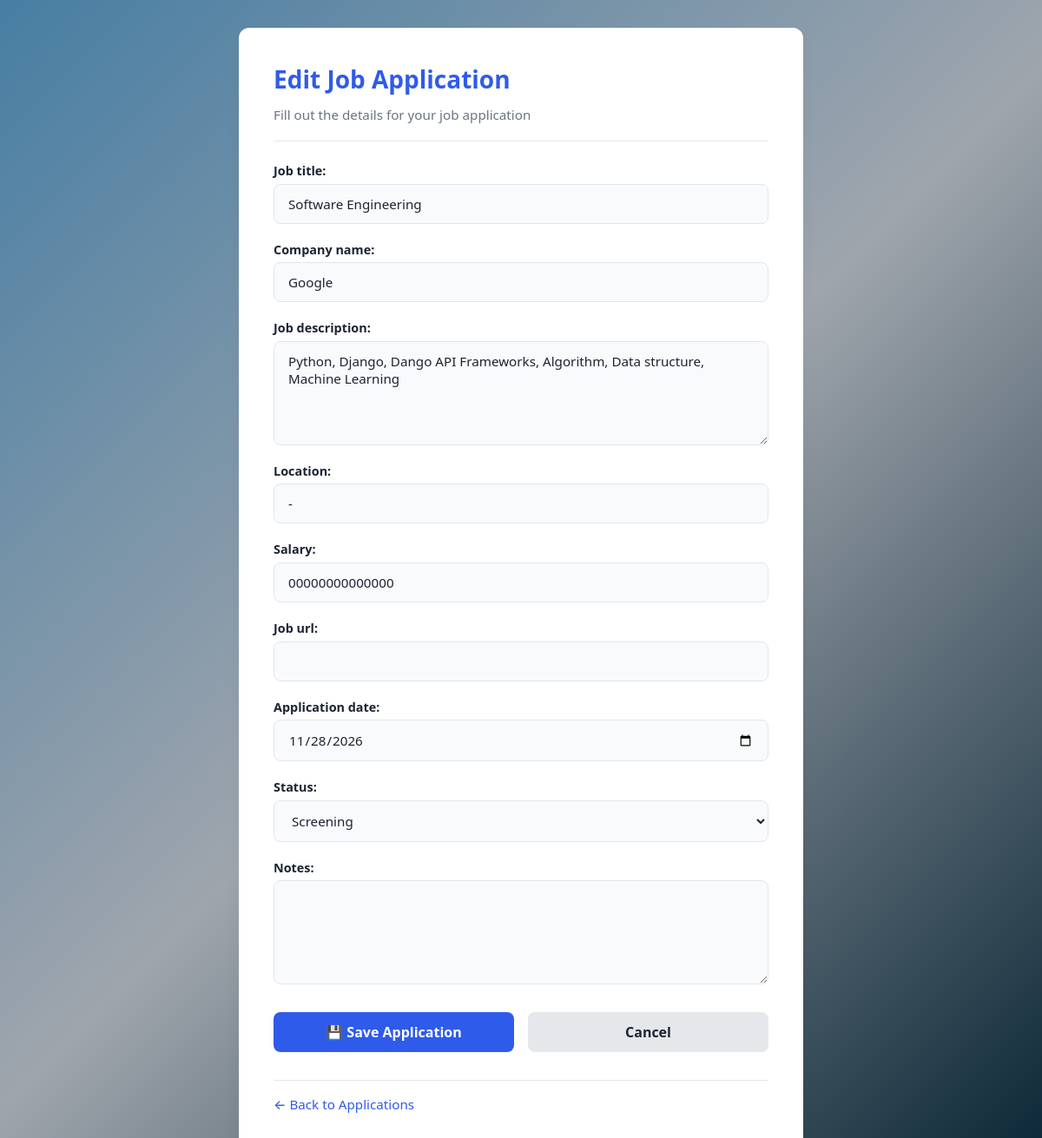
The page /applications/20/edit/ (signed in) on the database its author committed.
### jobs/models.py (models this page shows, shortened)
class JobApplication(models.Model):
    STATUS_CHOICES = [
        ('wishlist', 'Wishlist'),
        ('applied', 'Applied'),
        ('screening', 'Screening'),
        ('interview', 'Interview'),
        ('selected', 'Selected'),
        ('rejected', 'Rejected'),
    ]
    user = models.ForeignKey(
        User,
        on_delete=models.CASCADE,
        related_name='job_applications'
    )
    job_title = models.CharField(max_length=200)
    company_name = models.CharField(max_length=200)
    job_description = models.TextField(blank=True)
    location = models.CharField(max_length=200, blank=True)
    salary = models.CharField(max_length=100, blank=True)
    job_url = models.URLField(blank=True)
    application_date = models.DateField()
    status = models.CharField(
        max_length=20,
        choices=STATUS_CHOICES,
        default='wishlist'
    )
    notes = models.TextField(blank=True)
    created_at = models.DateTimeField(auto_now_add=True)
    updated_at = models.DateTimeField(auto_now=True)

### jobs/views.py (the view)
# urls.py: path('applications/<int:pk>/edit/', views.application_update, name='application_update'),
@login_required
def application_update(request, pk):
    application = get_object_or_404(
        JobApplication,
        pk=pk,
        user=request.user
    )
    if request.method == 'POST':
        form = JobApplicationForm(
            request.POST,
            instance=application
        )
        if form.is_valid():
            form.save()
            return redirect(
                'application_detail',
                pk=application.pk
            )
    else:
        form = JobApplicationForm(instance=application)
    return render(
        request,
        'jobs/application_form.html',
        {'form': form, 'page_title': 'Edit Job Application'}
    )

### jobs/forms.py
class JobApplicationForm(forms.ModelForm):
    class Meta:
        model = JobApplication
        fields = [
            'job_title',
            'company_name',
            'job_description',
            'location',
            'salary',
            'job_url',
            'application_date',
            'status',
            'notes',
        ]
        widgets = {
            'job_description': forms.Textarea(attrs={'rows': 4}),
            'notes': forms.Textarea(attrs={'rows': 3}),
            'application_date': forms.DateInput(
                attrs={'type': 'date'}
            ),
        }

### jobs/templates/jobs/application_form.html (shortened to what this page needs)
<!DOCTYPE html>
<html lang="en">
<head>
    {% load static %}
    <link rel="stylesheet" href="{% static 'jobs/style.css' %}">
</head>
<body class="bg-container">
    <div class="card-container form-card">
        <header class="page-header">
            <h1 class="main-title">{{ page_title }}</h1>
            <p class="subtitle">Fill out the details for your job application</p>
        </header>
        <form method="post" class="job-form">
            <div class="form-fields-wrapper">
                {{ form.as_p }}
            </div>
            <div class="form-actions">
                <button type="submit" class="btn btn-primary">
                    💾 Save Application
                </button>
                <a href="{% url 'application_list' %}" class="btn btn-secondary">
                    Cancel
                </a>
            </div>
        </form>
        <footer class="card-footer">
            <a href="{% url 'application_list' %}" class="btn-back">
                ← Back to Applications
            </a>
        </footer>
    </div>
</body>
</html>

### static/jobs/style.css (style rules this page uses)
* { margin: 0; padding: 0; box-sizing: border-box; font-family: 'Segoe UI', Roboto, -apple-system, BlinkMacSystemFont, sans-serif; }
:root { --primary-color: #2f5bea; --primary-hover: #1d4ed8; --bg-color: #477ea3; --bg-gradient: linear-gradient(135deg, #477ea3 0%, #9fa5ad 50%, #092534 100%); --bg-gradient-alt: linear-gradient(135deg, #EC4899 0%, #F9A8D4 50%, #831843 100%); --card-bg: #ffffff; --analysis-bg: #f8fafc; --text-primary: #1d2433; --text-secondary: #6b7385; --border-color: #e1e5ee; --error-bg: #fee2e2; --error-text: #991b1b; --ok: #1a8f4a; --bad: #d23b3b; --warn: #c27a0a; }
body.bg-container { background: var(--bg-gradient); min-height: 100vh; font-family: system-ui, -apple-system, BlinkMacSystemFont, 'Segoe UI', Roboto, sans-serif; color: var(--text-primary); }
body.bg-container { background-color: var(--bg-color); color: var(--text-primary); min-height: 100vh; display: flex; justify-content: center; align-items: center; padding: 2rem 1rem; }
.card-container { background: var(--card-bg); width: 100%; max-width: 800px; padding: 2.5rem; border-radius: 12px; box-shadow: 0 10px 25px -5px rgba(0, 0, 0, 0.05), 0 8px 10px -6px rgba(0, 0, 0, 0.01); }
.page-header { margin-bottom: 1.5rem; border-bottom: 1px solid var(--border-color); padding-bottom: 1.25rem; }
.main-title { font-size: 1.75rem; font-weight: 700; color: var(--primary-color); margin-bottom: 0.75rem; }
.btn { display: inline-block; padding: 0.75rem 1.5rem; font-size: 1rem; font-weight: 600; border: none; border-radius: 8px; cursor: pointer; transition: background-color 0.2s ease, transform 0.1s ease; }
.btn-primary { background-color: var(--primary-color); color: #ffffff; }
.card-footer { margin-top: 2rem; padding-top: 1rem; border-top: 1px solid var(--border-color); }
.btn-back { color: var(--primary-color); text-decoration: none; font-weight: 500; font-size: 0.95rem; transition: color 0.2s ease; }
.btn-secondary { background-color: #e5e7eb; color: var(--text-primary); text-decoration: none; padding: 0.75rem 1.5rem; font-size: 1rem; font-weight: 600; border-radius: 8px; flex: 1; transition: background-color 0.2s ease, transform 0.1s ease; display: inline-block; text-align: center; }
.form-card { max-width: 650px; }
.subtitle { font-size: 0.95rem; color: var(--text-secondary); margin-top: 0.25rem; }
.form-fields-wrapper p { margin-bottom: 1.25rem; display: flex; flex-direction: column; gap: 0.35rem; }
.form-fields-wrapper label { font-size: 0.9rem; font-weight: 600; color: var(--text-primary); }
.form-fields-wrapper input[type="text"], .form-fields-wrapper input[type="url"], .form-fields-wrapper input[type="email"], .form-fields-wrapper input[type="number"], .form-fields-wrapper input[type="date"], .form-fields-wrapper select, .form-fields-wrapper textarea { width: 100%; padding: 0.75rem 1rem; font-size: 0.95rem; border: 1px solid var(--border-color); border-radius: 8px; background-color: #f9fafb; color: var(--text-primary); transition: border-color 0.2s ease, box-shadow 0.2s ease; }
.form-fields-wrapper textarea { min-height: 120px; resize: vertical; }
.form-actions { display: flex; gap: 1rem; margin-top: 2rem; align-items: center; }
.form-actions .btn { flex: 1; text-align: center; }
.form-actions .btn-secondary { background-color: #e5e7eb; color: var(--text-primary); text-decoration: none; padding: 0.75rem 1.5rem; font-size: 1rem; font-weight: 600; border-radius: 8px; transition: background-color 0.2s ease, transform 0.1s ease; display: inline-block; }

### rows shown on the page
JobApplication: job_title "Software Engineering", company_name "Google", job_description "Python, Django, Dango API Frameworks, Algorithm, Data structure, Machine Learning", location "-", salary "00000000000000", application_date "11/28/2026", status "Screening"

### other values the page prints
{{ page_title }} "Edit Job Application"
